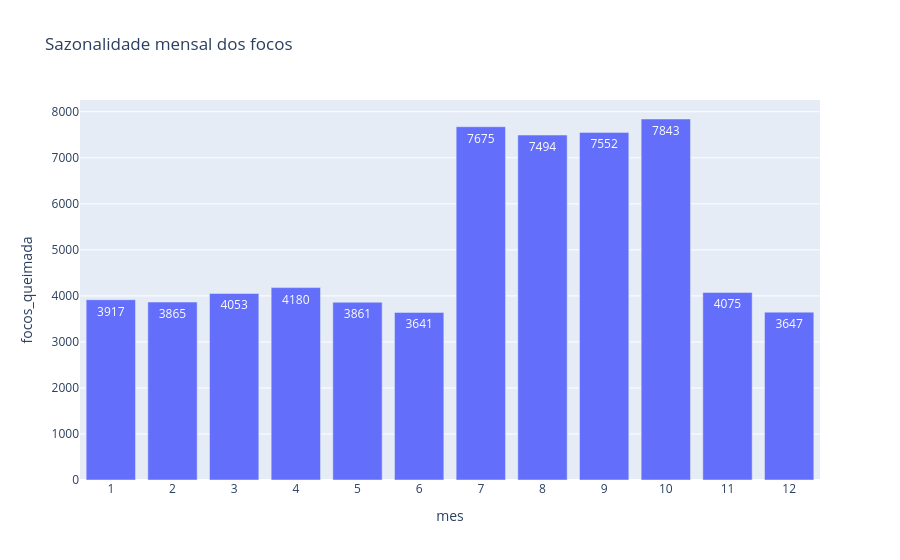
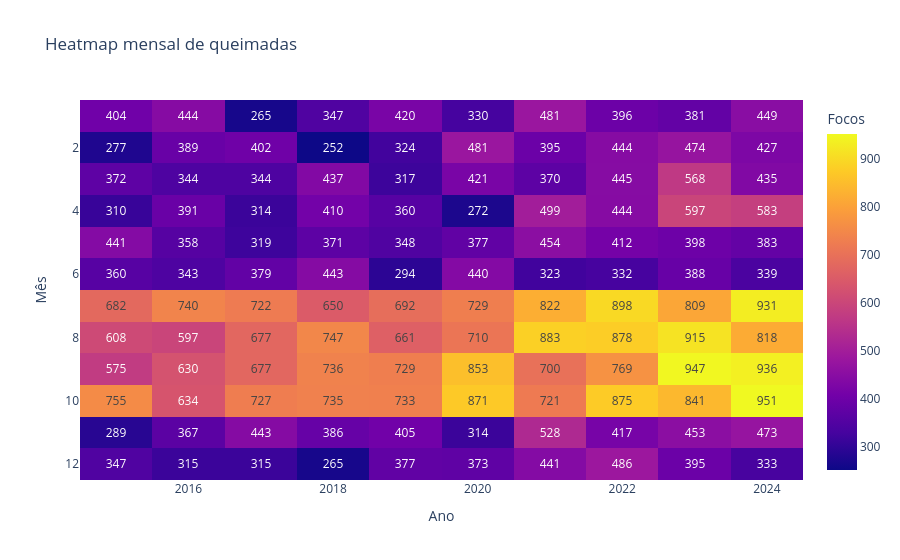

The notebook cell these images were saved under, in order:
### Markdown cell above
## 12. Análise sazonal e heatmap

### Code cell
sazonal = df.groupby("mes", as_index=False)["focos_queimada"].sum()

fig = px.bar(
    sazonal,
    x="mes",
    y="focos_queimada",
    text_auto=True,
    title="Sazonalidade mensal dos focos"
)
fig.update_layout(xaxis=dict(dtick=1))
fig.show()

heat = df.pivot_table(
    index="mes",
    columns="ano",
    values="focos_queimada",
    aggfunc="sum",
    fill_value=0
)

fig = px.imshow(
    heat,
    aspect="auto",
    text_auto=True,
    labels=dict(x="Ano", y="Mês", color="Focos"),
    title="Heatmap mensal de queimadas"
)
fig.show()

### Figure 1 — Plotly figure (JSON) as saved in the notebook; plotly's stock layout.template omitted (floating-point values rounded to 4 significant figures)
{"data": [{"hovertemplate": "mes=%{x}<br>focos_queimada=%{y}<extra></extra>", "legendgroup": "", "marker": {"color": "#636efa", "pattern": {"shape": ""}}, "name": "", "orientation": "v", "showlegend": false, "textposition": "auto", "texttemplate": "%{y}", "type": "bar", "x": [1, 2, 3, 4, 5, 6, 7, 8, 9, 10, 11, 12], "xaxis": "x", "y": [3917, 3865, 4053, 4180, 3861, 3641, 7675, 7494, 7552, 7843, 4075, 3647], "yaxis": "y"}], "layout": {"barmode": "relative", "legend": {"tracegroupgap": 0}, "title": {"text": "Sazonalidade mensal dos focos"}, "xaxis": {"anchor": "y", "domain": [0, 1], "dtick": 1, "title": {"text": "mes"}}, "yaxis": {"anchor": "x", "domain": [0, 1], "title": {"text": "focos_queimada"}}}}

### Figure 2 — Plotly figure (JSON) as saved in the notebook; plotly's stock layout.template omitted (floating-point values rounded to 4 significant figures)
{"data": [{"coloraxis": "coloraxis", "hovertemplate": "Ano: %{x}<br>Mês: %{y}<br>Focos: %{z}<extra></extra>", "name": "0", "texttemplate": "%{z}", "type": "heatmap", "x": [2015, 2016, 2017, 2018, 2019, 2020, 2021, 2022, 2023, 2024], "xaxis": "x", "y": [1, 2, 3, 4, 5, 6, 7, 8, 9, 10, 11, 12], "yaxis": "y", "z": [[404, 444, 265, 347, 420, 330, 481, 396, 381, 449], [277, 389, 402, 252, 324, 481, 395, 444, 474, 427], [372, 344, 344, 437, 317, 421, 370, 445, 568, 435], [310, 391, 314, 410, 360, 272, 499, 444, 597, 583], [441, 358, 319, 371, 348, 377, 454, 412, 398, 383], [360, 343, 379, 443, 294, 440, 323, 332, 388, 339], [682, 740, 722, 650, 692, 729, 822, 898, 809, 931], [608, 597, 677, 747, 661, 710, 883, 878, 915, 818], [575, 630, 677, 736, 729, 853, 700, 769, 947, 936], [755, 634, 727, 735, 733, 871, 721, 875, 841, 951], [289, 367, 443, 386, 405, 314, 528, 417, 453, 473], [347, 315, 315, 265, 377, 373, 441, 486, 395, 333]]}], "layout": {"coloraxis": {"colorbar": {"title": {"text": "Focos"}}, "colorscale": [[0, "#0d0887"], [0.1111, "#46039f"], [0.2222, "#7201a8"], [0.3333, "#9c179e"], [0.4444, "#bd3786"], [0.5556, "#d8576b"], [0.6667, "#ed7953"], [0.7778, "#fb9f3a"], [0.8889, "#fdca26"], [1, "#f0f921"]]}, "title": {"text": "Heatmap mensal de queimadas"}, "xaxis": {"anchor": "y", "domain": [0, 1], "title": {"text": "Ano"}}, "yaxis": {"anchor": "x", "autorange": "reversed", "domain": [0, 1], "title": {"text": "Mês"}}}}
